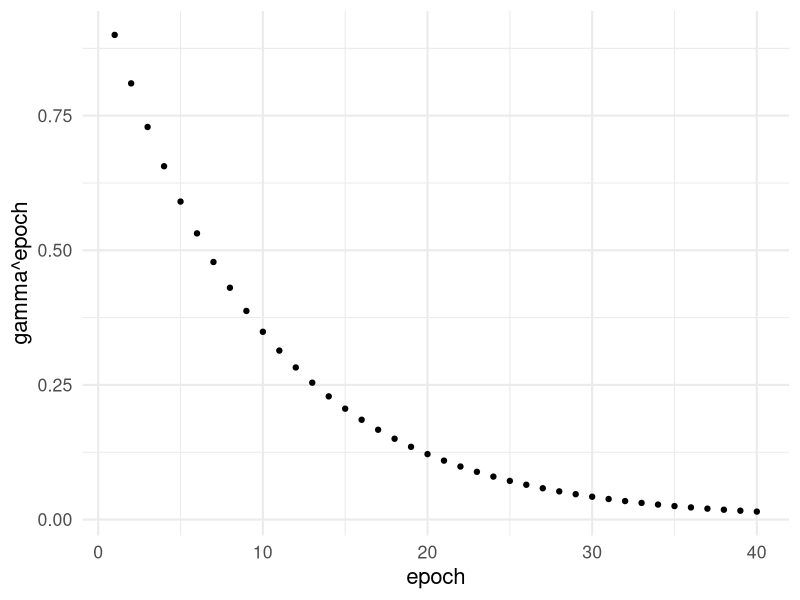
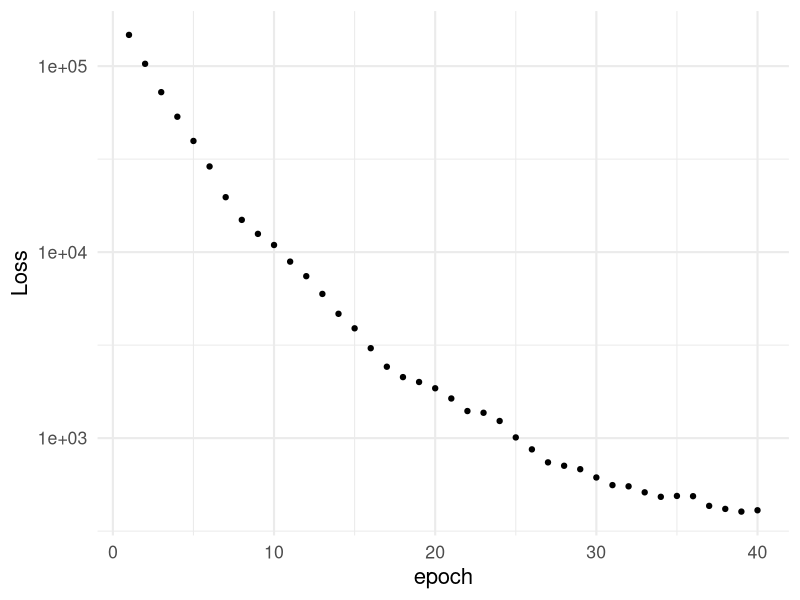
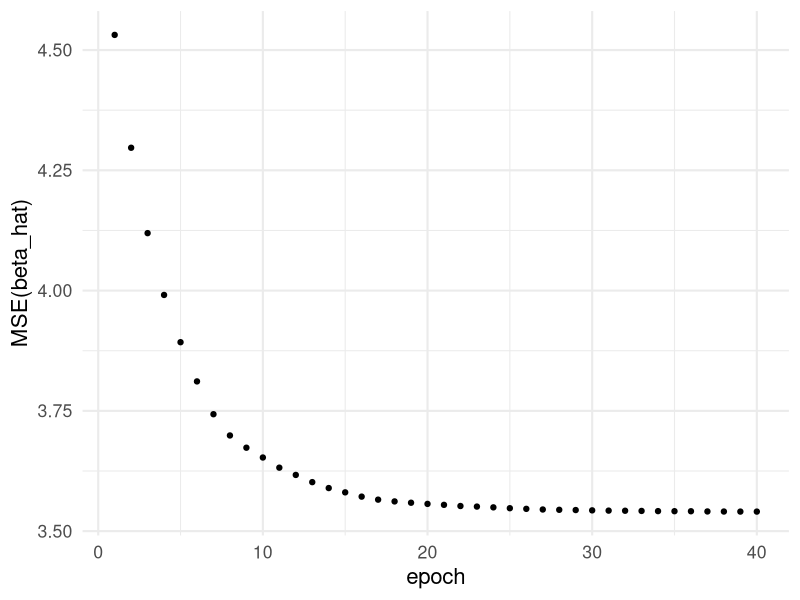
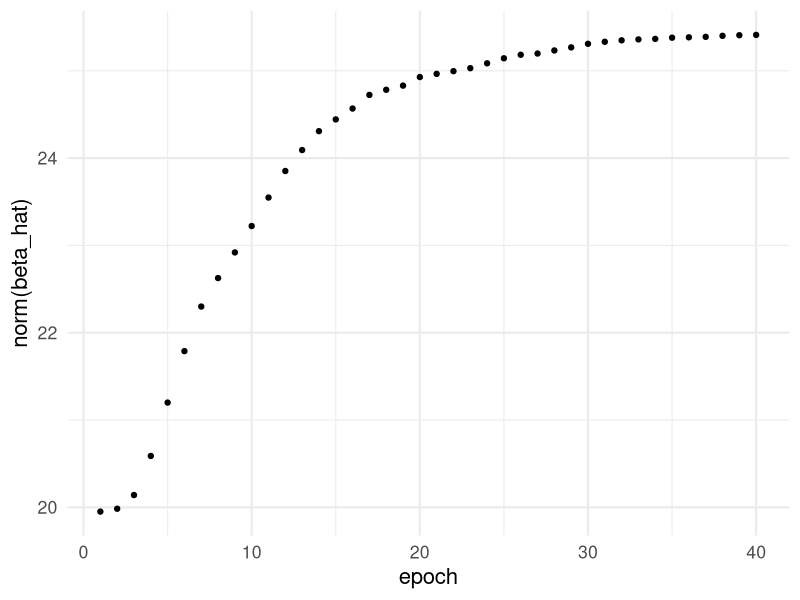
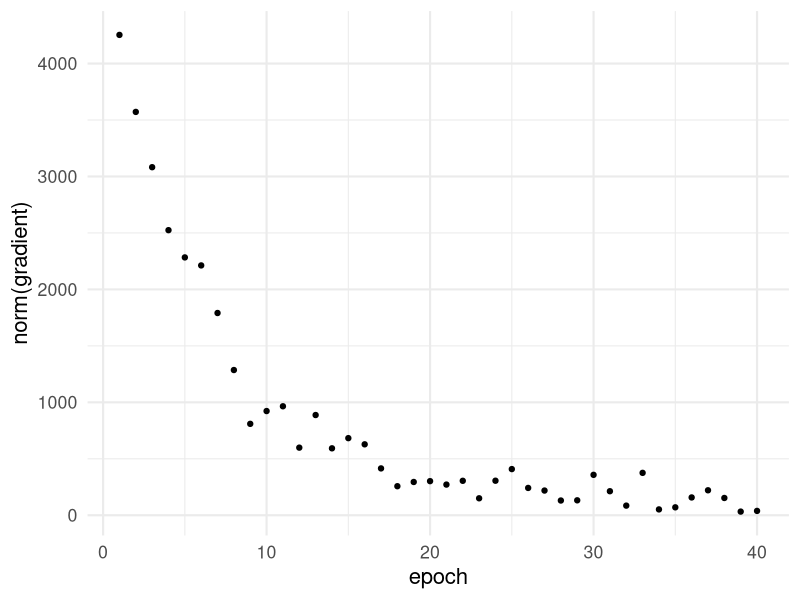
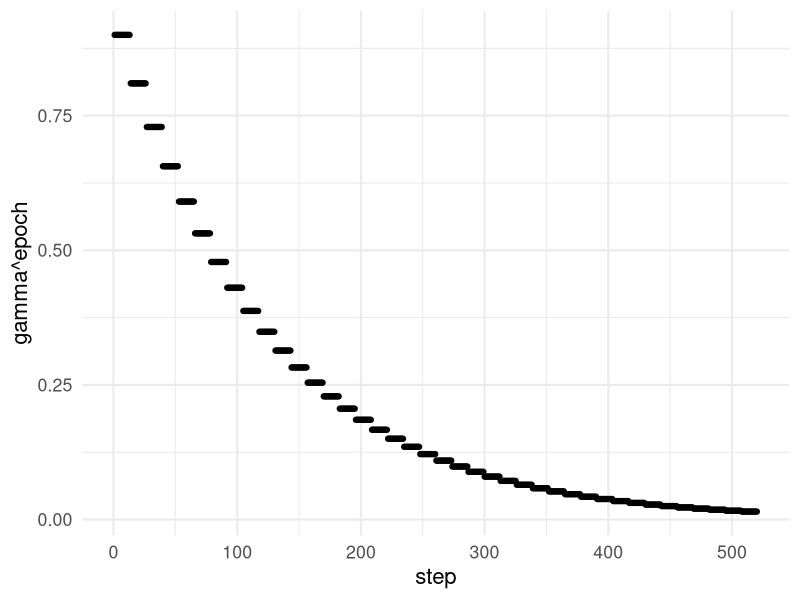
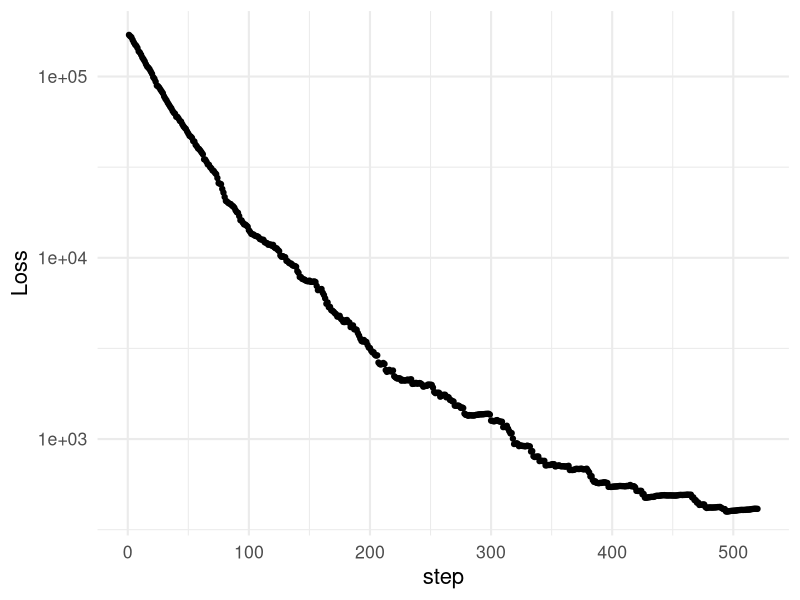
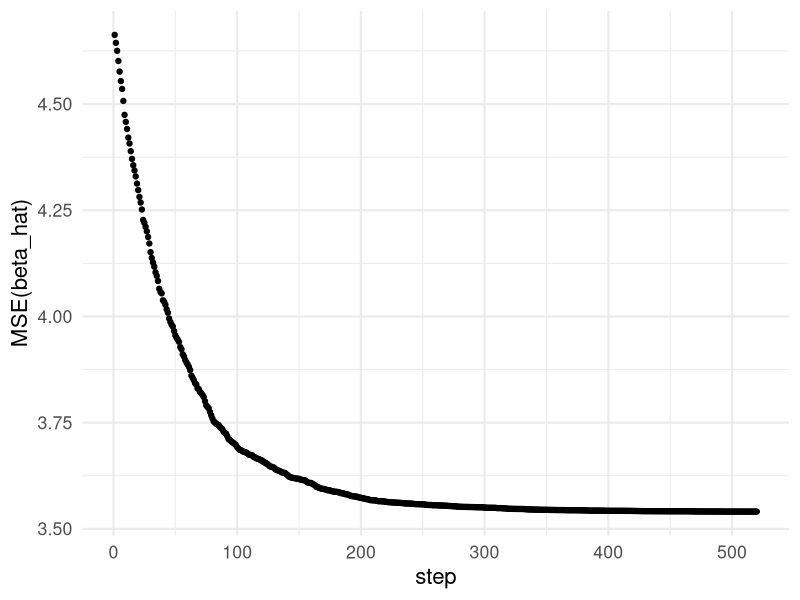

Reproduce these figures in R, in order.
## ---- chunk 1
knitr::opts_chunk$set(echo = TRUE)
library(tidyverse)
theme_set(theme_minimal(base_size = 16))
## ---- chunk 2
set.seed(1) # comment/uncomment/change this
n <- 100
p <- 400
X <- matrix(rnorm(n*p), nrow = n)
beta <- rpois(p, lambda = 1.5)
SGD_starting_beta <- rnorm(p) # generate once
#beta <- sample(c(-1, 0, 0, 1), p, replace = TRUE)
sigma <- 2
y <- X %*% beta + rnorm(n, sd = sigma)
# sparsity level
sum(beta != 0)
## ---- chunk 3
# Loss function
least_squares_loss <- function(x, y, beta) {
  residuals <- y - x %*% beta
  sum(residuals^2)
}
## ---- chunk 4
# Gradient of the loss function
least_squares_gradient <- function(x, y, beta) {
  residuals <- y - x %*% beta
  -2 * t(x) %*% residuals
}
## ---- chunk 5
batch_size <- 10
batch_indices <- sample(1:nrow(X), batch_size)
X_batch <- X[batch_indices, , drop = FALSE]
y_batch <- y[batch_indices]
gradient_batch <- least_squares_gradient(X_batch, y_batch, SGD_starting_beta)
dim(X_batch)
length(y_batch)
dim(gradient_batch)
## ---- chunk 6
epochs <- 40 # decrease for early stopping?
batch_size <- 8 # for batch SGD
gamma <- 0.9
beta_hat <- SGD_starting_beta # generated once above
#beta_hat <- rnorm(p) # random start
num_batches <- ceiling(n/batch_size)
steps <- epochs * num_batches
SGD_path <- data.frame(step = 1:steps,
                       epoch = numeric(steps),
                       gamma = numeric(steps),
                       loss = numeric(steps),
                       MSE = numeric(steps),
                       beta_hat_norm = numeric(steps),
                       gradient_norm = numeric(steps))
start_time <- Sys.time()
step <- 1
for (epoch in 1:epochs) {
  # Pass over sample in a random order each time
  shuffled_indices <- sample(1:n, n, replace = TRUE)
  
  for (batch in 1:num_batches) {
    batch_start <- 1 + batch_size * (batch - 1)
    batch_end <- min(batch_size * batch, nrow(X))
    batch_indices <- shuffled_indices[batch_start:batch_end]
   # Mini-batch
    X_batch <- X[batch_indices, , drop = FALSE]
    y_batch <- y[batch_indices]
    # Update beta_hat
   gradient_batch <- least_squares_gradient(X_batch, y_batch, beta_hat)
   gradient_norm <- sqrt(sum(gradient_batch^2))
   beta_hat <- beta_hat - gamma^epoch * gradient_batch / (1e-8 + gradient_norm)
   LS_loss <- least_squares_loss(X, y, beta_hat)

  # Store algorithm path information
  SGD_path[step, ] <- c(step,
                        epoch,
                        gamma^epoch,
                        LS_loss,
                        mean((beta_hat - beta)^2),
                        sqrt(sum(beta_hat^2)),
                        gradient_norm)
  step <- step + 1
  }
}

print(Sys.time() - start_time)
## ---- chunk 7
SGD_epoch <- SGD_path |>
  select(-step) |>
  group_by(epoch) |>
  summarize(across(where(is.numeric), mean))
SGD_epoch |>
  ggplot(aes(epoch, gamma)) + geom_point() +
  ylab("gamma^epoch")
SGD_epoch |>
  ggplot(aes(epoch, loss)) + geom_point() +
  ylab("Loss") + scale_y_log10()
SGD_epoch |>
  ggplot(aes(epoch, MSE)) + geom_point() +
  ylab("MSE(beta_hat)")
SGD_epoch |>
  ggplot(aes(epoch, beta_hat_norm)) + geom_point() +
  ylab("norm(beta_hat)")
SGD_epoch |>
  ggplot(aes(epoch, gradient_norm)) + geom_point() +
  ylab("norm(gradient)")
## ---- chunk 8
SGD_path |>
  ggplot(aes(step, gamma)) + geom_point() +
  ylab("gamma^epoch")
SGD_path |>
  ggplot(aes(step, loss)) + geom_point() +
  ylab("Loss") + scale_y_log10()
SGD_path |>
  ggplot(aes(step, MSE)) + geom_point() +
  ylab("MSE(beta_hat)")
SGD_path |>
  ggplot(aes(step, beta_hat_norm)) + geom_point() +
  ylab("norm(beta_hat)")
SGD_path |>
  ggplot(aes(step, gradient_norm)) + geom_point() +
  ylab("norm(gradient)")
## ---- chunk 9
data.frame(
  coordinate = c(1:p, 1:p),
  estimate = c(rep("initial", p), rep("final", p)),
  error = c(beta - SGD_starting_beta, beta - beta_hat)
) |>
  ggplot(aes(error^2, fill = estimate)) +
  geom_density(alpha = .7) +
  scale_fill_viridis_d()
## ---- chunk 10
# From algorithm starting point to end point
sqrt(sum((beta_hat - SGD_starting_beta)^2))
# From starting point to true beta
sqrt(sum((beta - SGD_starting_beta)^2))
# From end point to true beta
sqrt(sum((beta - beta_hat)^2))
